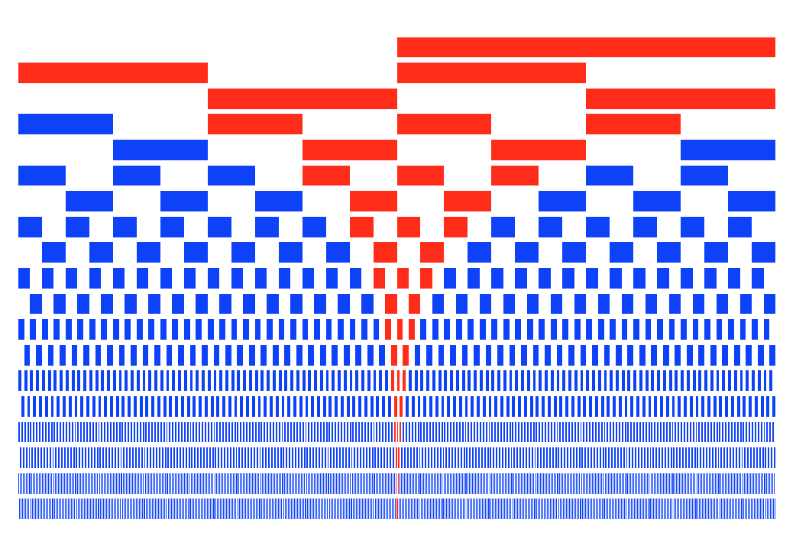

The script that drew this image:
# Author : Isaac H. Kim
# This code generates a random translationally invariant (n,D)-DMERA, and given
# a local observable, outputs the following data:
# 1) m' : Number of extra qubits
# 2) A sequence of quantum circuits,
# with the following convention:
# qreg data[m];
# qreg ancilla[m'];
# circuit 1
# circuit 2
# ...
# last circuit
# measure data in a certain basis

# It also outputs a cell array consisting of a list of SU(4)s of the (n,D)-DMERA.

# Important! We use the following convention.
# site : integer or a tuple of integers
# circuit : a list of sites
# Supp : a list of sites
# circuits : a list of circuit in a sequential order(in the Schrodinger picture). This is
#            different from the MATLAB convention, which is in the Heisenberg picture.
from scipy import sparse
import numpy as np
import random
import math
## Return True if circuit1 and circuit 2 commute. Return False otherwise.
def commute(circuit1, circuit2):
    if len(set(circuit1) & set(circuit2))==0:
        return True
    else:
        return False

import matplotlib.pyplot as plt
import matplotlib.patches as patches
## Draws the past causal cone of an observable supported on Supp.
def pcc_drawer(n,D,Supp):
    fig = plt.figure()
    ax = fig.add_subplot(111)
    axes = plt.gca()
    axes.set_xlim([0, pow(2,n)+1])
    axes.set_ylim([0, n+1])
    pcc = pcc_mera2(n,D,Supp)
    for s in range(1,n+1):
        for d in range(1,D+1):
            mycircuits = circuits_dmera(n,D,s,d)
            # Make the rectangle objects
            rectangles = []
            for circuit in mycircuits:
                if circuit in pcc[(s,d)]:
                    rectangles.append(patches.Rectangle((circuit[0], s + d/D+0.05), max((circuit[1]-1)%pow(2,n) -(circuit[0]-1),0), 1/D-0.1,facecolor="red"))
                else:
                    rectangles.append(patches.Rectangle((circuit[0], s + d/D+0.05), max((circuit[1]-1)%pow(2,n) -(circuit[0]-1),0), 1/D-0.1,facecolor="blue"))
                    
            # Plot the rectangles
            for rectangle in rectangles:
                ax.add_patch(rectangle)
           
    plt.axis('off')
    fig.show()

    
## circuits_dmera : Outputs a set of circuits of a (n,D)-MERA on the (s,d)-th layer.
def circuits_dmera(n, D, s, d):
    if n < s:
        print('circuits_dmera Warning : scale range out of bound.')
    if D < d:
        print('circuits_dmera Warning : depth range out of bound.')
    circuits = []
    if d%2 == 0:
        for i in range(pow(2,n-s)):
            circuits.append([pow(2,s) * i % pow(2,n), (pow(2,s) * i + pow(2,s-1)) % pow(2,n)])
    else:
        for i in range(pow(2,n-s)):
            circuits.append([(pow(2,s)*i + pow(2,s-1)) % pow(2,n), (pow(2,s)*(i+1)) % pow(2,n)])
    return circuits

## Supp_update : Outputs a set of circuits that influence Supp, together with the enlarged support.
def Supp_update(circuits, Supp):
    relevant_circuits = []
    for circuit in circuits:
        # If the support of the circuit and Supp has a nontrivial intersection,
        # append the circuit to the list of relevant circuits, and update Supp accordingly.
        if len(set(circuit) & set(Supp)) != 0:
            relevant_circuits.append(circuit)
            Supp = list(set(circuit) | set(Supp))
    return relevant_circuits, Supp

## pcc_mera : Outputs an ordered list of the support of the two-qubit gates that lies in the
##           past causal cone of an operator supported on Supp.
def pcc_mera(n, D, Supp):
    circuits = []
    for s in range(1,n+1):
        for d in range(1,D+1):
            relevant_circuits, Supp = Supp_update(circuits_dmera(n,D,s,d), Supp)
            circuits = circuits + relevant_circuits
    # For the output, order in the Schrodinger picture.
    return circuits[::-1]

## Similar to pcc_mera. But the output format is different.
## It outputs a set of circuits in the past causal cone for each (s,d).
def pcc_mera2(n,D,Supp):
    circuits = {}
    for s in range(1,n+1):
        for d in range(1,D+1):
            relevant_circuits, Supp = Supp_update(circuits_dmera(n,D,s,d), Supp)
            circuits[(s,d)] = relevant_circuits
    return circuits
    

# site_removal 
def site_removal(circuits):
    circuits_rev = circuits[::-1]
    sites_appeared = []
    sites_appeared_prev = []
    sites_remove = []

    for circuit in circuits_rev:
        sites_appeared = list(set(sites_appeared + circuit))
        sites_remove.append(list(set(sites_appeared) - set(sites_appeared_prev)))
        sites_appeared_prev = sites_appeared
    return sites_remove[::-1]

# pcc : Returns the circuit elements that influence the site.
def pcc(Supp, circuits):
    circuits_rev = circuits[::-1]
    circuits_rel = []
    for circuit in circuits_rev:
        if bool(set(circuit) & set(Supp)):
            circuits_rel.append(circuit)
            Supp = list(set(Supp) | set(circuit))
    return circuits_rel[::-1]

def ancestor(Supp, circuits):
    circuits_rev = circuits[::-1]
    for circuit in circuits_rev:
        if bool(set(circuit) & set(Supp)):
            Supp = list(set(Supp) | set(circuit))
    return Supp

# Circuit sequence that is optimal in terms of the number of necessary qubits.
def compress(circuits):
    circuits_optimized = []
    # List all the involved qubits.
    qubits = []
    for circuit in circuits:
        qubits = list(set(qubits) | set(circuit))
    qubits = list(qubits)

    # Repeat while there are qubits left.
    while bool(qubits):
        # Record the size of the ancestors
        number_of_ancestors={}
        for qubit in qubits:
            number_of_ancestors[qubit] = len(ancestor([qubit], circuits))

        # Find the qubit with the smallest number of ancestors,
        # which is deemed unworthy of being alive.
        qubit_unworthy = min(number_of_ancestors, key = number_of_ancestors.get)

        # List all the circuits that influence the unworthy qubits.
        circuits_unworthy = pcc([qubit_unworthy], circuits)
        # Add them to the optimized circuit
        circuits_optimized = circuits_optimized + circuits_unworthy
        # Add partial trace of the unworthy qubit in the optimized circuit
        circuits_optimized = circuits_optimized + [[qubit_unworthy]]
        # Remove the unworthy circuits from the original circuits
        for circuit in circuits_unworthy:
            circuits.remove(circuit)
        # Remove the unworthy qubit from the list of qubits
        qubits.remove(qubit_unworthy)
 
#    Supp=[]
#    for circuit in circuits_optimized:
#        if len(circuit)==2:
#            Supp = list(set(Supp) | set(circuit))
#        elif len(circuit)==1:
#            Supp = list(set(Supp) - set(circuit))
#        else:
#            print('Error: The length of the circuit element should be either 1 or 2.')
#        print('Support size=',len(Supp))
    return circuits_optimized

# Outputs a compressed circuit for the physical qubits
def compress_physical(circuits, MySupp):
    circuits_compressed = compress(circuits)

    # Compute the number of necessary auxiliary qubits.
    auxiliaryqubits = []
    for circuit in circuits:
        auxiliaryqubits = auxiliaryqubits + circuit
    howmanyauxiliaryqubits = len(set(auxiliaryqubits))
    
    # Compute the number of necessary physical qubits.
    Supp = []
    howmanyphysicalqubits = 0
    for circuit in circuits_compressed:
        if len(circuit)==2:
            Supp = list(set(Supp) | set(circuit))
            if len(Supp) > howmanyphysicalqubits:
                howmanyphysicalqubits = len(Supp)
        elif len(circuit)==1:
            Supp = list(set(Supp) - set(circuit))
        else:
            print('Error: The length of the circuit element should be either 1 or 2.')

    # Create an occupation table for the physical qubits. Initially none of the qubits
    # are occupied.
    occupied = [False] * howmanyphysicalqubits

    # Initialize an assignement dictionary for the auxiliary qubits.
    assignment = {}
    
    # Create an assignment dictionary.
    for circuit in circuits_compressed:
        if len(circuit)==2:
            # If the input is a two-qubit gate, we should assign a physical qubit to the new
            # auxiliary qubits.
            for site in circuit:
                # If an auxiliary qubit is not assigned to a physical qubit, assign an
                # unoccupied physical qubit.
                if not (site in assignment.keys()):
                    physicalqubit_unoccupied = occupied.index(False)
                    assignment[site] = physicalqubit_unoccupied
                    occupied[physicalqubit_unoccupied] = True
                    
        if len(circuit)==1:
            # If the input is a partial trace of a single qubit, we should label the corresponding
            # physical qubit as unoccupied.
            occupied[assignment[circuit[0]]] = False

    # Rewrite the circuit/Support in terms of the operations on the physical qubits.
    circuits_physical = []
    for circuit in circuits_compressed:
        circuits_physical.append([assignment[x] for x in circuit])
    Supp_physical = [assignment[site] for site in MySupp]
    return circuits_physical, Supp_physical

def kronm(Q,x):
    m = x.shape[1]
    k = len(Q)
    R = np.zeros([1,k])
    C = [0]*k
    comp = [True]*k

    for i in range(k):
        if Q[i].size == 1:
            comp[i] = False
            R[i] = Q[i]
            C[i] = Q[i]
        else:
            R[i],C[i] = Q[i].shape
    xsiz = C+[m]

    if comp[0]:
        x = Q[0] @ np.reshape([C[0], np.prod(xsiz) / C[0]], order='F').copy()
        xsiz[0] = R[0]

    if k>0 and m==1:
        if comp[k]:
            x = x.reshape([np.prod(xsiz)/C[k], C[k]], order = 'F').copy() @ Q[k].T.conj()
            xsiz[k] = R[k]
        loopTo = k-1
    else:
        loopTo = k

    if k>1 or m>1:
        x = x.reshape(xsiz, order = 'F')
        for i in range(1, loopTo+1):
            if comp[i]:
                perm = [n for n in range(k+1)]
                dims.remove(i)
                perm = [i] + perm
                Xmat = np.transpose(x,perm).reshape([C[i], np.prod(xsiz)/C[i]] , order='F').copy()
                Xmat = Q[i] @ Xmat
                xsiz[i] = R[i]

                iperm = list(np.argsort(list(perm)))
                x = np.transpose(Xmat.reshape([R[i]] + [xsiz[n] for n in dims[1:k]]), iperm).copy()
    x = x.reshape([np.prod(R),m], order='F')
    return x

# Permutes the subsystems according to perm
def syspermute(rho, perm):
    n=len(rho)
    qubits = int(np.log2(n))
    perm = [qubits-i-1 for i in reversed(perm)]
    perm = perm + [qubits+i for i in perm]
    return np.transpose(rho.reshape([2] * qubits *2, order='F'),perm).reshape([n,n], order='F')

# Applies a CNOT gate from the control to the target qubit
def CX(rho, control, target):
    dim = len(rho)
    perm = [n for n in range(int(np.log2(dim)))]
    perm.remove(control)
    perm.remove(target)
    perm = [control] + [target] + perm
    iperm=list(np.argsort(list(perm)))
    rho_permuted = syspermute(rho, iperm)
    CNOT = np.array([[1,0,0,0],[0,1,0,0],[0,0,0,1],[0,0,1,0]])
    CNOT_e = sparse.kron(CNOT, sparse.eye(dim/4))
    rho_pc = CNOT_e @ rho_permuted @ CNOT_e
    return syspermute(rho_pc,perm)

# Applies a two-qubit gate
def twoQ(U,rho,control,target):
    dim = len(rho)
    perm = [n for n in range(int(np.log2(dim)))]
    perm.remove(control)
    perm.remove(target)
    perm = [control] + [target] + perm
    iperm=list(np.argsort(list(perm)))
    rho_permuted = syspermute(rho, iperm)
    U_e = sparse.kron(U, sparse.eye(dim/4))
    rho_pc = U_e @ rho_permuted @ U_e.getH()
    return syspermute(rho_pc,perm)

# Creates a random n x n unitary matrix.
def randU(n):
    X = (np.random.randn(n,n) + 1j * np.random.randn(n,n))/np.sqrt(2)
    Q, R = np.linalg.qr(X)
    R = np.diag(np.diag(R) / abs(np.diag(R)))
    return Q @ R

# Creates a random n x n Hermitian matrix.
def randH(n):
    H = 2*(np.random.randn(n,n) + 1j * np.random.randn(n,n)) - (1+1j) * np.ones((n,n))
    return H + H.T.conj()

# Creates a random n x n density matrix.
def randRho(n):
    p=randH(n)
    return (p @ p) / np.trace(p @ p)

# Apply a single-qubit gate U to the indexed qubit
def singleQ(U,rho,index):
    dim = len(rho)
    dim_former = pow(2,index)
    dim_latter = dim / 2 / dim_former
    U_e =  sparse.kron(sparse.kron(sparse.eye(dim_former), U), sparse.eye(dim_latter))
    return U_e @ rho @ U_e.T.conj()
    
# Apply a depolarizing noise on the indexed qubit with noise rate p.
def depolarizing(rho,index,p):
    dim = len(rho)
    dim_former = pow(2,index)
    dim_latter = dim / 2 / dim_former

    X = np.array([[0,1],[1,0]])
    Y = np.array([[0,-1j],[1j,0]])
    Z = np.array([[1,0],[0,-1]])

    X_e =  sparse.kron(sparse.kron(sparse.eye(dim_former), X), sparse.eye(dim_latter))
    Y_e =  sparse.kron(sparse.kron(sparse.eye(dim_former), Y), sparse.eye(dim_latter))
    Z_e =  sparse.kron(sparse.kron(sparse.eye(dim_former), Z), sparse.eye(dim_latter))

    return (1-p) * rho + (p/3) * (X_e @ rho @ X_e + Y_e @ rho @ Y_e + Z_e @ rho @ Z_e) 

# Apply partial trace on the indexed qubit
def partial_trace(rho, index):
    dim = len(rho)
    dim_former = pow(2,index)
    dim_latter = dim / 2 / dim_former
    
    unitvectors=np.identity(2)
    v1 = sparse.kron(sparse.kron(sparse.eye(dim_former), unitvectors[0,:]), sparse.eye(dim_latter))
    v2 = sparse.kron(sparse.kron(sparse.eye(dim_former), unitvectors[1,:]), sparse.eye(dim_latter))
    return v1 @ rho @ v1.T.conj() + v2 @ rho @ v2.T.conj() 

# Reset the indexed qubit
def reset(rho, index):
    dim = len(rho)
    dim_former = pow(2,index)
    dim_latter = dim / 2 / dim_former

    unitvectors = np.identity(2)
    p1 = sparse.kron(sparse.kron(sparse.eye(dim_former), np.outer(unitvectors[0,:].T, unitvectors[0,:])), sparse.eye(dim_latter))
    p2 = sparse.kron(sparse.kron(sparse.eye(dim_former), np.outer(unitvectors[0,:].T, unitvectors[1,:])), sparse.eye(dim_latter))
    return p1 @ rho @ p1.T + p2 @ rho @ p2.T

def noise_study(n,D,Supp,p,samples):
    deviations = [noise_simulation(n,D,Supp,p) for i in range(samples)]
    return deviations

# Returns the trace distance between the reduced density matrix
def noise_simulation(n,D,Supp,p):
    MySupp = Supp
    circuits = pcc_mera(n,D,Supp)
    circuits_optimized, Supp_physical = compress_physical(circuits, Supp)
    circuits_rev = circuits_optimized[::-1]
    for site in Supp_physical:
        circuits_rev.remove([site])
    circuits_optimized = circuits_rev[::-1]
    dim = pow(2,max(max(circuits_optimized))+1)
    tempvector = np.zeros((dim,1))
    tempvector[0] = 1.0
    rho = np.outer(tempvector, tempvector)
    rho_e = np.outer(tempvector, tempvector)
    for circuit in circuits_optimized:
        if len(circuit)==1:
            print('Reset', circuit)
            rho = reset(rho, circuit[0])
            rho_e = depolarizing(reset(rho_e, circuit[0]), circuit[0], p)
        else:
            print('Two-qubit gate', circuit)
            # Make a random two-qubit gate
            U=randU(4)
            # Apply the noiseless gate
            rho = twoQ(U,rho, circuit[0],circuit[1])
            # Apply the noisy gate
            rho_e = depolarizing(depolarizing(twoQ(U,rho_e,circuit[0],circuit[1]), circuit[0],p),circuit[1],p)
            # The following is deprecated. It is an attempt to synthesize a twoqubit gate from a sequence of CNOT and single-qubit gates.
#            Us=[randU(2) for n in range(8)]

#            rho = singleQ(Us[0], rho, circuit[0])
#            rho = singleQ(Us[1], rho, circuit[1])
#            rho = CX(rho, circuit[0], circuit[1])
#            rho = singleQ(Us[2], rho, circuit[0])
#            rho = singleQ(Us[3], rho, circuit[1])
#            rho = CX(rho, circuit[0], circuit[1])
#            rho = singleQ(Us[4], rho, circuit[0])
#            rho = singleQ(Us[5], rho, circuit[1])
#            rho = CX(rho, circuit[0], circuit[1])
#            rho = singleQ(Us[6], rho, circuit[0])
#            rho = singleQ(Us[7], rho, circuit[1])

#            rho_e = depolarizing(singleQ(Us[0], rho_e, circuit[0]),circuit[0],p)
#            rho_e = depolarizing(singleQ(Us[1], rho_e, circuit[1]),circuit[1],p)
#            rho_e = depolarizing(depolarizing(CX(rho_e, circuit[0], circuit[1]), circuit[0], p), circuit[1],p)
#            rho_e = depolarizing(singleQ(Us[2], rho_e, circuit[0]),circuit[0],p)
#            rho_e = depolarizing(singleQ(Us[3], rho_e, circuit[1]),circuit[1],p)
#            rho_e = depolarizing(depolarizing(CX(rho_e, circuit[0], circuit[1]), circuit[0], p), circuit[1],p)
#            rho_e = depolarizing(singleQ(Us[4], rho_e, circuit[0]),circuit[0],p)
#            rho_e = depolarizing(singleQ(Us[5], rho_e, circuit[1]),circuit[1],p)
#            rho_e = depolarizing(depolarizing(CX(rho_e, circuit[0], circuit[1]), circuit[0], p), circuit[1],p)
#            rho_e = depolarizing(singleQ(Us[6], rho_e, circuit[0]),circuit[0],p)
#            rho_e = depolarizing(singleQ(Us[7], rho_e, circuit[1]),circuit[1],p)
       
            # Currently we are only applying CNOT. We need to change it so that we apply
            # an arbitrary SU(4).
    # Currently we are getting the output density matrix over excessive number of qubits.
    # We need to change it so that we only get the relevant qubits.
    print('Support:', Supp_physical)
    delta = rho - rho_e
    myrange = max(max(circuits_optimized))        
    return sum(abs(np.linalg.eigvals(rho - rho_e)))

# Generates a random (n,D)-DMERA and returns the quantum circuit that measures the observable
# lying on the support.
def mera2qasm(n,D,Supp,outfilename):
    MySupp=Supp
    circuits = pcc_mera(n,D,Supp)
    circuits_optimized, Supp = compress_physical(circuits, Supp)
    # Remove the last partial trace of the sites in Supp.
    circuits_rev = circuits_optimized[::-1]
    for site in Supp:
        circuits_rev.remove([site])
    circuits_optimized = circuits_rev[::-1]

    numberoffaultlocations = 0 
    for circuit in circuits_optimized:
        if len(circuit)==2:
            numberoffaultlocations = numberoffaultlocations + 24
    
    with open(outfilename +'.qasm', 'w') as script:
        script.write('// This is Isaac Kim\'s randomly generated QASM code.\n')
        script.write('// This is a quantum circuit that computes an observable supported on ' +str(MySupp)+' over a ('+str(n)+','+str(D)+')-DMERA.\n')
        script.write('// Total number of physical qubits is '+str(max(max(circuits_optimized))+1) +'.\n')
        script.write('// Total number of fault locations is roughly '+str(numberoffaultlocations)+'.\n' )
        script.write('IBMQASM 2.0;\n')
        script.write('qreg q['+str(max(max(circuits_optimized)) + 1)+'];\n')
        script.write('creg out['+str(len(Supp))+'];\n')
        for circuit in circuits_optimized:
            if len(circuit)==1:
                script.write('reset q'+str(circuit)+';\n')
            elif len(circuit)==2:
                # Generate 24 random parameters.
                thetas = [random.random() * 4 * math.pi for n in range(24)]
                for n in range(3):
                    script.write('U('+str(thetas[6*n])+','+str(thetas[6*n+1])+','+str(thetas[6*n+2])+') q['+str(circuit[0])+'];\n')
                    script.write('U('+str(thetas[6*n+3])+','+str(thetas[6*n+4])+','+str(thetas[6*n+5])+') q['+str(circuit[1])+'];\n')
                    script.write('CX q['+str(circuit[0])+'], q['+str(circuit[1])+'];\n')
                script.write('U('+str(thetas[18])+','+str(thetas[19])+','+str(thetas[20])+') q['+str(circuit[0])+'];\n')
                script.write('U('+str(thetas[21])+','+str(thetas[22])+','+str(thetas[23])+') q['+str(circuit[1])+'];\n')
        for site in Supp:
            script.write('measure q['+str(site)+'] -> c['+str(Supp.index(site))+'];\n')
         
def mera2qasms(n,D,Supp):
    for n in range(100):
        mera2qasm(n,D,Supp,'mera2qasm'+str(n))
    

    
